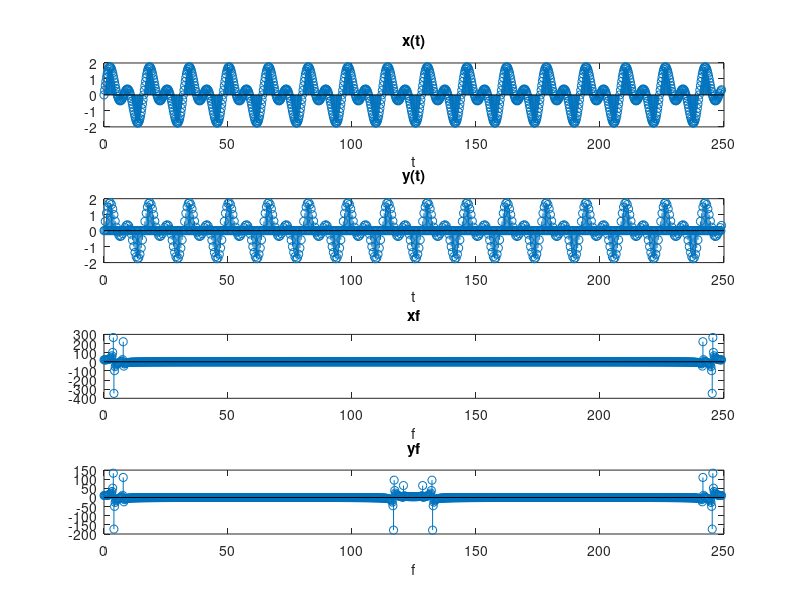

Recreate this plot in MATLAB.
%decimation 
clear; 
N=250; 
n=0:0.25:N-1; %采样率为1s 
xn=sin(n*pi/8)+sin(n*pi/4); 
subplot(4,1,1) 
stem(n,xn);xlabel('t');title('x(t)'); %画原函数图 

yn=zeros(1,length(xn)); %先将抽取后的值全设为零 
for i=1:2:length(xn); %通过循环，每隔2个点将抽取后的值赋值为原函数的 
yn(i)=xn(i); %采样值 
end 
subplot(4,1,2) 
stem(n,yn);xlabel('t');title('y(t)'); %画图

xf=fft(xn);%对xn进行傅里叶变换 
subplot(4,1,3);%画图 
stem(n,xf);xlabel('f');title('xf');%画xn的傅里叶变换

yf=fft(yn);%对yn进行傅里叶变换 
subplot(4,1,4);%画图 
stem(n,yf);xlabel('f');title('yf');%画yn的傅里叶变换
